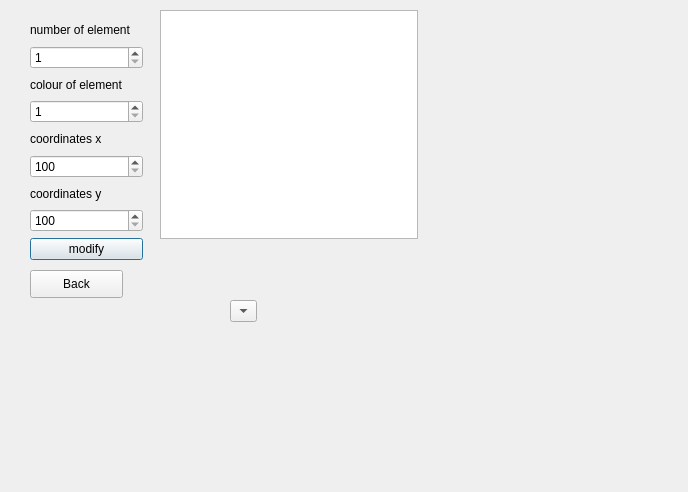
<?xml version="1.0" encoding="UTF-8"?>
<ui version="4.0">
 <class>Modyfikacja</class>
 <widget class="QDialog" name="Modyfikacja">
  <property name="geometry">
   <rect>
    <x>0</x>
    <y>0</y>
    <width>688</width>
    <height>492</height>
   </rect>
  </property>
  <property name="windowTitle">
   <string>Dialog</string>
  </property>
  <widget class="QWidget" name="layoutWidget">
   <property name="geometry">
    <rect>
     <x>30</x>
     <y>20</y>
     <width>113</width>
     <height>240</height>
    </rect>
   </property>
   <layout class="QVBoxLayout" name="verticalLayout_5">
    <item>
     <layout class="QVBoxLayout" name="verticalLayout">
      <item>
       <widget class="QLabel" name="label_8">
        <property name="text">
         <string>number of element</string>
        </property>
       </widget>
      </item>
      <item>
       <widget class="QSpinBox" name="spinBox_8">
        <property name="minimum">
         <number>1</number>
        </property>
        <property name="maximum">
         <number>30</number>
        </property>
        <property name="singleStep">
         <number>1</number>
        </property>
        <property name="value">
         <number>1</number>
        </property>
       </widget>
      </item>
      <item>
       <widget class="QLabel" name="label_5">
        <property name="text">
         <string>colour of element</string>
        </property>
       </widget>
      </item>
      <item>
       <widget class="QSpinBox" name="spinBox_6">
        <property name="minimum">
         <number>1</number>
        </property>
        <property name="maximum">
         <number>255</number>
        </property>
        <property name="singleStep">
         <number>10</number>
        </property>
       </widget>
      </item>
      <item>
       <widget class="QLabel" name="label_7">
        <property name="text">
         <string>coordinates x</string>
        </property>
       </widget>
      </item>
      <item>
       <widget class="QSpinBox" name="spinBox_7">
        <property name="minimum">
         <number>100</number>
        </property>
        <property name="maximum">
         <number>4500</number>
        </property>
        <property name="singleStep">
         <number>100</number>
        </property>
       </widget>
      </item>
      <item>
       <widget class="QLabel" name="label_6">
        <property name="text">
         <string>coordinates y</string>
        </property>
       </widget>
      </item>
      <item>
       <widget class="QSpinBox" name="spinBox_5">
        <property name="minimum">
         <number>100</number>
        </property>
        <property name="maximum">
         <number>4500</number>
        </property>
        <property name="singleStep">
         <number>100</number>
        </property>
       </widget>
      </item>
     </layout>
    </item>
    <item>
     <widget class="QPushButton" name="pushButton_4">
      <property name="text">
       <string>modify</string>
      </property>
     </widget>
    </item>
   </layout>
  </widget>
  <widget class="QPushButton" name="pushButton">
   <property name="geometry">
    <rect>
     <x>30</x>
     <y>270</y>
     <width>93</width>
     <height>28</height>
    </rect>
   </property>
   <property name="text">
    <string>Back</string>
   </property>
  </widget>
  <widget class="QWidget" name="layoutWidget_2">
   <property name="geometry">
    <rect>
     <x>160</x>
     <y>10</y>
     <width>258</width>
     <height>229</height>
    </rect>
   </property>
   <layout class="QVBoxLayout" name="verticalLayout_6">
    <item>
     <widget class="QTextBrowser" name="textBrowser"/>
    </item>
   </layout>
  </widget>
  <widget class="QToolButton" name="toolButton">
   <property name="geometry">
    <rect>
     <x>230</x>
     <y>300</y>
     <width>27</width>
     <height>22</height>
    </rect>
   </property>
   <property name="text">
    <string>...</string>
   </property>
   <property name="arrowType">
    <enum>Qt::DownArrow</enum>
   </property>
  </widget>
 </widget>
 <resources/>
 <connections/>
</ui>
